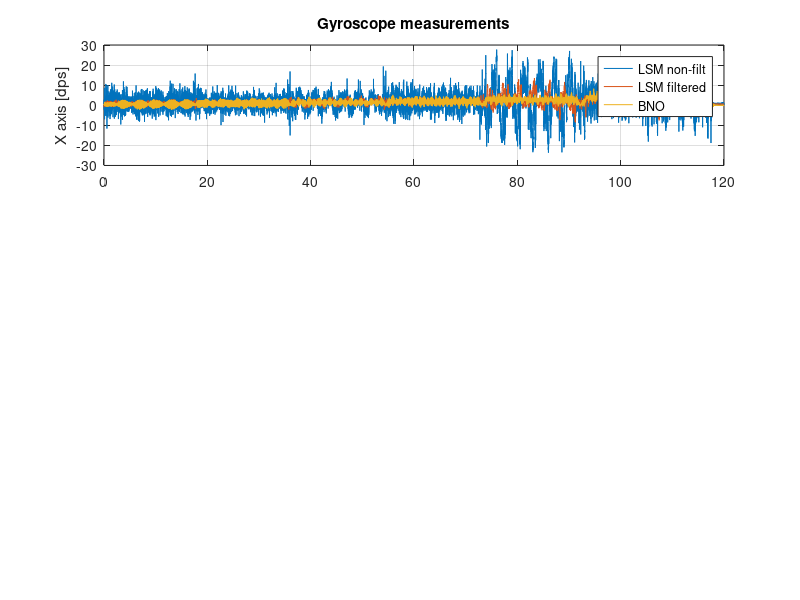

Source code (MATLAB): (Note: this script raises an error after producing the figure.)
clear all; close all; clc;

load('giro_test_filt2.mat')
giro_imu_filt = giro_imu_dps - [2.1627;-5.7153;-4.9309];
giro_bno_filt = giro_bno_dps;
acc_imu_filt = acc_imu_g;
acc_bno_filt = acc_bno_g;
load('giro_test_non_filt2.mat')
giro_imu_non_filt = giro_imu_dps - [2.1627;-5.7153;-4.9309];
giro_bno_non_filt = giro_bno_dps;
acc_imu_non_filt = acc_imu_g;
acc_bno_non_filt = acc_bno_g;

    



inicio = 200;
fim = 1500;
m_60 = mean([giro_imu_filt(2,inicio:fim);giro_bno_dps(2,inicio:fim)]');

inicio = 180;
fim = 3200;
m_120 = mean([giro_imu_filt(2,inicio:fim);giro_bno_dps(2,inicio:fim)]');

inicio = 3800;
fim = 5200;
m_180 = mean([giro_imu_filt(2,inicio:fim);giro_bno_dps(2,inicio:fim)]');

inicio = 5700;
fim = 7000;
m_240 = mean([giro_imu_filt(2,inicio:fim);giro_bno_dps(2,inicio:fim)]');

inicio = 7500;
fim = 8900;
m_360 = mean([giro_imu_filt(2,inicio:fim);giro_bno_dps(2,inicio:fim)]');

inicio = 9500;
fim = 10200;
m_540 = mean([giro_imu_filt(2,inicio:fim);giro_bno_dps(2,inicio:fim)]');

inicio = 10900;
fim = 11400;
m_720 = mean([giro_imu_filt(2,inicio:fim);giro_bno_dps(2,inicio:fim)]');

%%
figure(30);
subplot(311);plot(t_imu,[giro_imu_non_filt(1,1:n_sample); giro_imu_filt(1,1:n_sample);giro_bno_filt(1,1:n_sample)]'); grid on;
title('Gyroscope measurements');ylabel('X axis [dps]');legend('LSM non-filt','LSM filtered','BNO');
a = gca; a.XTickLabel = {};
subplot(312);plot(t_imu,[giro_imu_non_filt(2,1:n_sample); giro_imu_filt(2,1:n_sample);giro_bno_filt(2,1:n_sample)]'); ylabel('Y axis [dps]'); grid on;
a = gca; a.XTickLabel = {};
subplot(313);plot(t_imu,[giro_imu_non_filt(3,1:n_sample); giro_imu_filt(3,1:n_sample);giro_bno_filt(3,1:n_sample)]'); ylabel('Z axis [dps]'); grid on;
xlabel('Time [s]')

%%
figure;
p = panel();
p.pack('v',3);
p(1).pack({1}, {70 30});
p(2).pack({1}, {70 30});
p(3).pack({1}, {70 30});
p.de.margin = 12;
p.margin = [15 10 5 5];
p.select('all');
p.fontsize = 10;
p.identify();


p(1,1,1).select();
plot(t_imu,[giro_imu_non_filt(1,1:n_sample); giro_imu_filt(1,1:n_sample);giro_bno_filt(1,1:n_sample)]'); grid on;
ylabel('X axis [dps]');%legend('LSM non-filt','LSM filtered','BNO');
axis([0 120 -25 25]); grid on;
a = gca; a.XTickLabel = {};
p(1,1,2).select();
plot(t_imu,[giro_imu_non_filt(1,1:n_sample); giro_imu_filt(1,1:n_sample);giro_bno_filt(1,1:n_sample)]'); grid on;
%axis([65 70 -25 25]); grid on;
a = gca; a.YTickLabel = {};a.XTickLabel = {};
p(1,1,1).margin = [3 3 3 3];
p(1,1,2).margin = [3 3 3 3];

p(2,1,1).select();
plot(t_imu,[giro_imu_non_filt(2,1:n_sample); giro_imu_filt(2,1:n_sample);giro_bno_filt(2,1:n_sample)]'); grid on;
ylabel('Y axis [dps]');%legend('LSM non-filt','LSM filtered','BNO');
%axis([0 101 -750 10]); grid on;
a = gca; a.XTickLabel = {};
p(2,1,2).select();
plot(t_imu,[giro_imu_non_filt(2,1:n_sample); giro_imu_filt(2,1:n_sample);giro_bno_filt(2,1:n_sample)]'); grid on;
%axis([65 70 -750 10]); grid on;
a = gca; a.YTickLabel = {};a.XTickLabel = {};
p(2,1,1).margin = [3 3 3 3];
p(2,1,2).margin = [3 3 3 3];

p(3,1,1).select();
plot(t_imu,[giro_imu_non_filt(3,1:n_sample); giro_imu_filt(3,1:n_sample);giro_bno_filt(3,1:n_sample)]'); grid on;
ylabel('Y axis [dps]');%legend('LSM non-filt','LSM filtered','BNO');
%axis([0 101 -15 25]); grid on;
p(3,1,2).select();
plot(t_imu,[giro_imu_non_filt(3,1:n_sample); giro_imu_filt(3,1:n_sample);giro_bno_filt(3,1:n_sample)]'); grid on;
%axis([65 70 -15 25]); grid on;
a = gca; a.YTickLabel = {};
p(3,1,1).margin = [3 3 3 3];
p(3,1,2).margin = [3 3 3 3];


p(1).marginbottom = 3;
p(2).marginbottom = 3;
p(1).margintop = 3;
p(2).margintop = 3;
p(3).margintop = 3;


%%
figure('position',[400 400 665 440]);
p = panel();
p.pack('v',3);
p(1).pack({1}, {100});
p(2).pack({1}, {100});
p(3).pack({1}, {100});
p.de.margin = 12;
p.margin = [15 15 5 5];
p.select('all');
p.fontsize = 10;
p.identify();


p(1,1,1).select();
plot(t_imu,[giro_imu_non_filt(1,1:n_sample); giro_imu_filt(1,1:n_sample);giro_bno_filt(1,1:n_sample)]'); grid on;
ylabel('X axis [dps]','FontSize',12');%legend('LSM non-filt','LSM filtered','BNO');
axis([0 120 -25 25]); grid on;
a = gca; a.XTickLabel = {};
legend('LSM non-filtered','LSM filtered','BNO','Location','north','Orientation','horizontal')
%legend('boxoff');
p(2,1,1).select();
plot(t_imu,[giro_imu_non_filt(2,1:n_sample); giro_imu_filt(2,1:n_sample);giro_bno_filt(2,1:n_sample)]'); grid on;
ylabel('Y axis [dps]','FontSize',12);%legend('LSM non-filt','LSM filtered','BNO');
axis([0 120 -10 750]); grid on;
a = gca; a.XTickLabel = {};

p(3,1,1).select();
plot(t_imu,[giro_imu_non_filt(3,1:n_sample); giro_imu_filt(3,1:n_sample);giro_bno_filt(3,1:n_sample)]'); grid on;
ylabel('Y axis [dps]','FontSize',12);%legend('LSM non-filt','LSM filtered','BNO');
xlabel('Time [s]','FontSize',12);
axis([0 120 -15 10]); grid on;

p(1).marginbottom = 3;
p(2).marginbottom = 3;
p(1).margintop = 3;
p(2).margintop = 3;
p(3).margintop = 3;

%Jig angular acceleration fit module
[P,S] = fit(t_imu(87.71*100:88.55*100)',giro_bno_filt(2,87.71*100:88.55*100)','poly1')

%%
figure('position',[300 300 665 440]);
p = panel();
p.pack('v',3);
p(1).pack({1}, {100});
p(2).pack({1}, {100});
p(3).pack({1}, {100});
p.de.margin = 12;
p.margin = [15 15 5 5];
p.select('all');
p.fontsize = 10;
p.identify();


p(1,1,1).select();
plot(t_imu,[acc_imu_non_filt(1,1:n_sample); acc_imu_filt(1,1:n_sample);acc_bno_filt(1,1:n_sample)]'); grid on;
ylabel('X axis [g]','FontSize',12');%legend('LSM non-filt','LSM filtered','BNO');
axis([0 120 -2 2]); grid on;
a = gca; a.XTickLabel = {};
legend('LSM non-filtered','LSM filtered','BNO','Location','north','Orientation','horizontal')


p(2,1,1).select();
plot(t_imu,[acc_imu_non_filt(2,1:n_sample); acc_imu_filt(2,1:n_sample);acc_bno_filt(2,1:n_sample)]'); grid on;
ylabel('Y axis [g]','FontSize',12);%legend('LSM non-filt','LSM filtered','BNO');
axis([0 120 -.4 .4]); grid on;
a = gca; a.XTickLabel = {};

p(3,1,1).select();
plot(t_imu,[acc_imu_non_filt(3,1:n_sample); acc_imu_filt(3,1:n_sample);acc_bno_filt(3,1:n_sample)]'); grid on;
ylabel('Z axis [g]','FontSize',12);%legend('LSM non-filt','LSM filtered','BNO');
xlabel('Time [s]','FontSize',12);
axis([0 120 -2 2]); grid on;

p(1).marginbottom = 3;
p(2).marginbottom = 3;
p(1).margintop = 3;
p(2).margintop = 3;
p(3).margintop = 3;

%%
Q_acc = Q(:,8600:8900);
[e_acc(:,1),e_acc(:,2),e_acc(:,3)] = quat2angle(Q_acc','ZXY');


%Jig angular acceleration fit module
[P,S] = fit([0;m_60(1);m_120(1);m_180(1);m_240(1);m_360(1);m_540(1);m_720(1)],...
    [0;60;120;180;240;360;540;720],'poly1')

w_fit = giro_bno_filt(2,10641:10839);
t_fit = 0:0.01:length(giro_bno_filt(2,10641:10839))*0.01-0.01;
[P_acc,S_acc] = fit(t_fit',w_fit','poly1')